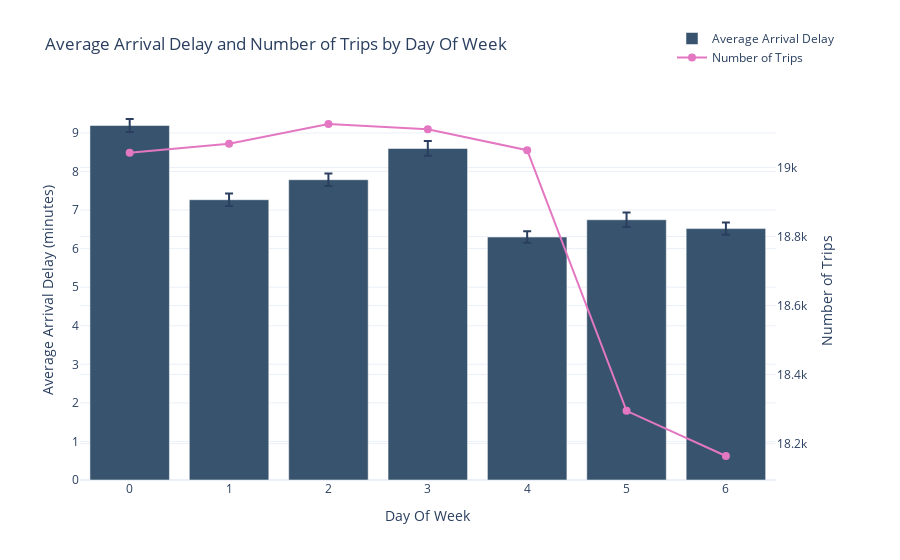
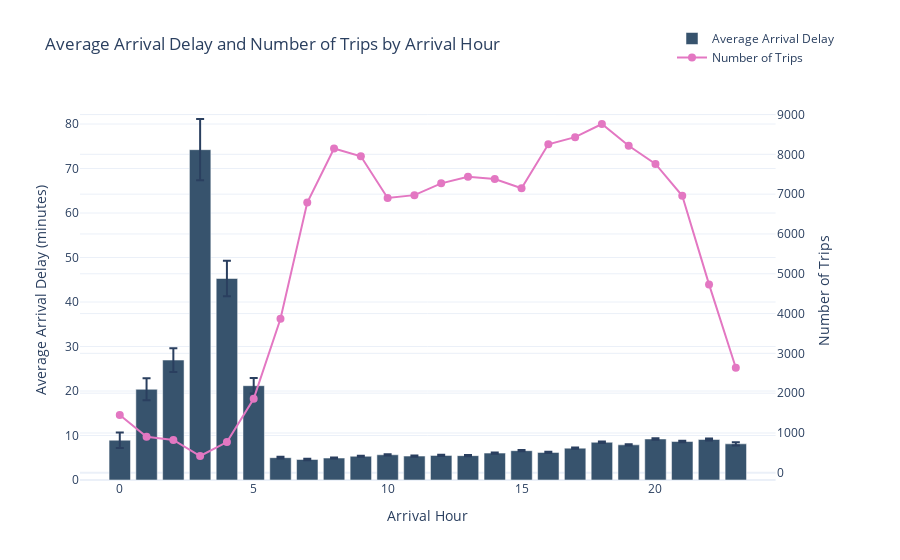
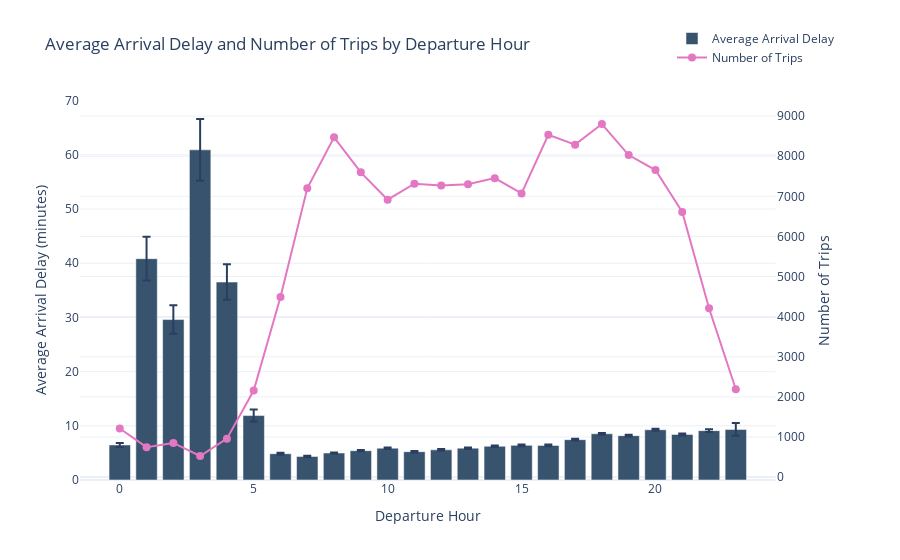
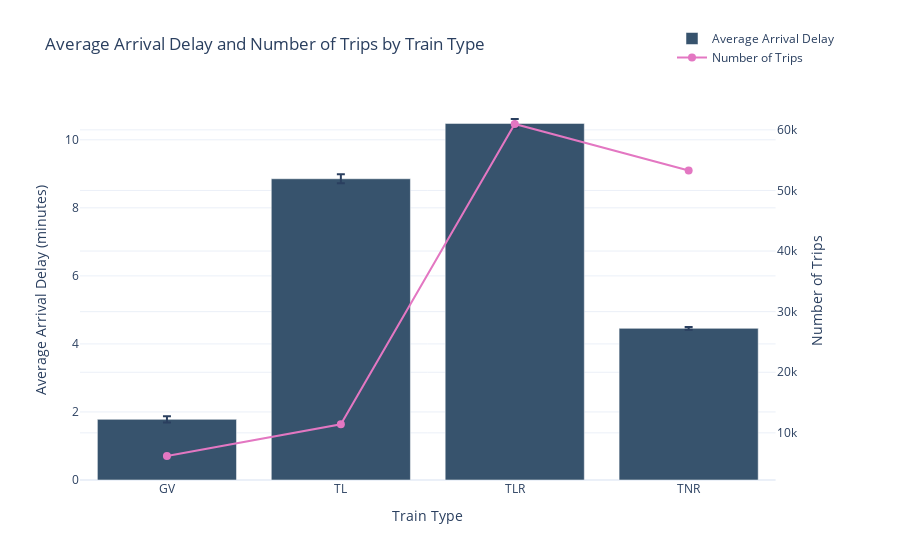

Here is the notebook cell these charts were saved with, in order:
### Code cell
for col in ['day_of_week', 'arrival_hour', 'departure_hour' ,'train_type', 'route']:
    fig = make_subplots(specs=[[{"secondary_y": True}]])
    stats = df.groupby(col)['arrival_delay'].agg(['mean', 'std', 'count']).reset_index()
    fig.add_trace(
        go.Bar(
            x=stats[col],
            y=stats['mean'],
            name="Average Arrival Delay",
            marker_color='rgb(55, 83, 109)',
            error_y=dict(
                type='data',
                array=stats['std'] / np.sqrt(stats['count']),
                visible=True
            )
        ),
        secondary_y=False,
    )
    fig.add_trace(
        go.Scatter(
            x=stats[col],
            y=stats['count'],
            name="Number of Trips",
            mode='lines+markers',
            marker=dict(size=8, color='rgb(227, 119, 194)'),
            line=dict(width=2)
        ),
        secondary_y=True,
    )
    fig.update_layout(
        title_text=f"Average Arrival Delay and Number of Trips by {col.replace('_', ' ').title()}",
        xaxis_title=col.replace('_', ' ').title(),
        yaxis_title="Average Arrival Delay (minutes)",
        yaxis2_title="Number of Trips",
        legend=dict(x=0.8, y=1.2),
        template='plotly_white'
    )
    # save the plot
    fig.write_image(f'../screenshots/arrival_delay_by_{col}.png', width=1200, height=600)
    fig.show()

### Figure 1 — Plotly figure (JSON) as saved in the notebook; plotly's stock layout.template omitted (floating-point values rounded to 4 significant figures)
{"data": [{"error_y": {"array": [0.1692, 0.1599, 0.1609, 0.1915, 0.1482, 0.1872, 0.1582], "type": "data", "visible": true}, "marker": {"color": "rgb(55, 83, 109)"}, "name": "Average Arrival Delay", "type": "bar", "x": [0, 1, 2, 3, 4, 5, 6], "xaxis": "x", "y": [9.192, 7.268, 7.787, 8.597, 6.3, 6.748, 6.519], "yaxis": "y"}, {"line": {"width": 2}, "marker": {"color": "rgb(227, 119, 194)", "size": 8}, "mode": "lines+markers", "name": "Number of Trips", "type": "scatter", "x": [0, 1, 2, 3, 4, 5, 6], "xaxis": "x", "y": [19043, 19069, 19126, 19111, 19050, 18295, 18164], "yaxis": "y2"}], "layout": {"legend": {"x": 0.8, "y": 1.2}, "title": {"text": "Average Arrival Delay and Number of Trips by Day Of Week"}, "xaxis": {"anchor": "y", "domain": [0, 0.94], "title": {"text": "Day Of Week"}}, "yaxis": {"anchor": "x", "domain": [0, 1], "title": {"text": "Average Arrival Delay (minutes)"}}, "yaxis2": {"anchor": "x", "overlaying": "y", "side": "right", "title": {"text": "Number of Trips"}}}}

### Figure 2 — Plotly figure (JSON) as saved in the notebook; plotly's stock layout.template omitted (floating-point values rounded to 4 significant figures)
{"data": [{"error_y": {"array": [1.737, 2.457, 2.673, 6.892, 3.998, 1.751, 0.2117, 0.1538, 0.1189, 0.1086, 0.1359, 0.1389, 0.1391, 0.1316, 0.1403, 0.1477, 0.142, 0.1485, 0.1645, 0.1538, 0.1824, 0.1829, 0.2274, 0.3661], "type": "data", "visible": true}, "marker": {"color": "rgb(55, 83, 109)"}, "name": "Average Arrival Delay", "type": "bar", "x": [0, 1, 2, 3, 4, 5, 6, 7, 8, 9, 10, 11, 12, 13, 14, 15, 16, 17, 18, 19, 20, 21, 22, 23], "xaxis": "x", "y": [8.938, 20.38, 26.96, 74.23, 45.28, 21.19, 5.02, 4.608, 4.93, 5.33, 5.668, 5.375, 5.524, 5.475, 6.045, 6.589, 6.191, 7.16, 8.474, 7.901, 9.22, 8.646, 9.106, 8.125], "yaxis": "y"}, {"line": {"width": 2}, "marker": {"color": "rgb(227, 119, 194)", "size": 8}, "mode": "lines+markers", "name": "Number of Trips", "type": "scatter", "x": [0, 1, 2, 3, 4, 5, 6, 7, 8, 9, 10, 11, 12, 13, 14, 15, 16, 17, 18, 19, 20, 21, 22, 23], "xaxis": "x", "y": [1451, 904, 826, 422, 772, 1861, 3868, 6790, 8146, 7951, 6905, 6975, 7271, 7437, 7378, 7147, 8253, 8432, 8762, 8216, 7760, 6958, 4733, 2640], "yaxis": "y2"}], "layout": {"legend": {"x": 0.8, "y": 1.2}, "title": {"text": "Average Arrival Delay and Number of Trips by Arrival Hour"}, "xaxis": {"anchor": "y", "domain": [0, 0.94], "title": {"text": "Arrival Hour"}}, "yaxis": {"anchor": "x", "domain": [0, 1], "title": {"text": "Average Arrival Delay (minutes)"}}, "yaxis2": {"anchor": "x", "overlaying": "y", "side": "right", "title": {"text": "Number of Trips"}}}}

### Figure 3 — Plotly figure (JSON) as saved in the notebook; plotly's stock layout.template omitted (floating-point values rounded to 4 significant figures)
{"data": [{"error_y": {"array": [0.3587, 4.05, 2.638, 5.69, 3.276, 1.112, 0.194, 0.1396, 0.1094, 0.1156, 0.1414, 0.1354, 0.1405, 0.1371, 0.1431, 0.1483, 0.1402, 0.1541, 0.1598, 0.1616, 0.1848, 0.1876, 0.2558, 1.184], "type": "data", "visible": true}, "marker": {"color": "rgb(55, 83, 109)"}, "name": "Average Arrival Delay", "type": "bar", "x": [0, 1, 2, 3, 4, 5, 6, 7, 8, 9, 10, 11, 12, 13, 14, 15, 16, 17, 18, 19, 20, 21, 22, 23], "xaxis": "x", "y": [6.466, 40.85, 29.61, 60.93, 36.53, 11.89, 4.85, 4.348, 4.981, 5.402, 5.878, 5.226, 5.564, 5.879, 6.221, 6.394, 6.389, 7.445, 8.527, 8.184, 9.266, 8.414, 9.107, 9.33], "yaxis": "y"}, {"line": {"width": 2}, "marker": {"color": "rgb(227, 119, 194)", "size": 8}, "mode": "lines+markers", "name": "Number of Trips", "type": "scatter", "x": [0, 1, 2, 3, 4, 5, 6, 7, 8, 9, 10, 11, 12, 13, 14, 15, 16, 17, 18, 19, 20, 21, 22, 23], "xaxis": "x", "y": [1212, 747, 851, 526, 958, 2158, 4491, 7199, 8472, 7598, 6917, 7316, 7268, 7300, 7453, 7073, 8534, 8288, 8803, 8029, 7656, 6609, 4210, 2190], "yaxis": "y2"}], "layout": {"legend": {"x": 0.8, "y": 1.2}, "title": {"text": "Average Arrival Delay and Number of Trips by Departure Hour"}, "xaxis": {"anchor": "y", "domain": [0, 0.94], "title": {"text": "Departure Hour"}}, "yaxis": {"anchor": "x", "domain": [0, 1], "title": {"text": "Average Arrival Delay (minutes)"}}, "yaxis2": {"anchor": "x", "overlaying": "y", "side": "right", "title": {"text": "Number of Trips"}}}}

### Figure 4 — Plotly figure (JSON) as saved in the notebook; plotly's stock layout.template omitted (floating-point values rounded to 4 significant figures)
{"data": [{"error_y": {"array": [0.08996, 0.1298, 0.1295, 0.03998], "type": "data", "visible": true}, "marker": {"color": "rgb(55, 83, 109)"}, "name": "Average Arrival Delay", "type": "bar", "x": ["GV", "TL", "TLR", "TNR"], "xaxis": "x", "y": [1.782, 8.855, 10.48, 4.457], "yaxis": "y"}, {"line": {"width": 2}, "marker": {"color": "rgb(227, 119, 194)", "size": 8}, "mode": "lines+markers", "name": "Number of Trips", "type": "scatter", "x": ["GV", "TL", "TLR", "TNR"], "xaxis": "x", "y": [6180, 11423, 60965, 53290], "yaxis": "y2"}], "layout": {"legend": {"x": 0.8, "y": 1.2}, "title": {"text": "Average Arrival Delay and Number of Trips by Train Type"}, "xaxis": {"anchor": "y", "domain": [0, 0.94], "title": {"text": "Train Type"}}, "yaxis": {"anchor": "x", "domain": [0, 1], "title": {"text": "Average Arrival Delay (minutes)"}}, "yaxis2": {"anchor": "x", "overlaying": "y", "side": "right", "title": {"text": "Number of Trips"}}}}
